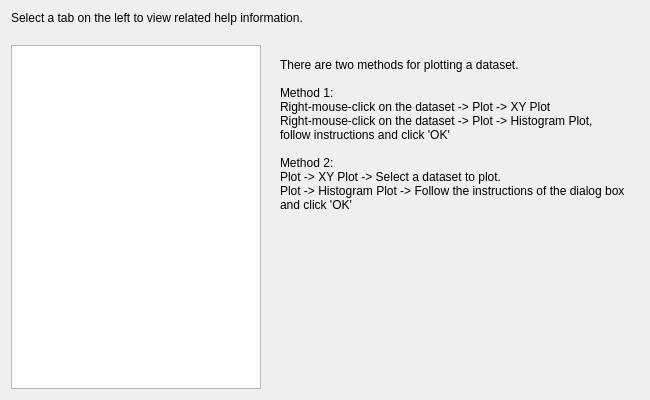
<?xml version="1.0" encoding="UTF-8"?>
<ui version="4.0">
 <class>HelpDialog</class>
 <widget class="QDialog" name="HelpDialog">
  <property name="geometry">
   <rect>
    <x>0</x>
    <y>0</y>
    <width>650</width>
    <height>400</height>
   </rect>
  </property>
  <property name="sizePolicy">
   <sizepolicy hsizetype="MinimumExpanding" vsizetype="MinimumExpanding">
    <horstretch>0</horstretch>
    <verstretch>0</verstretch>
   </sizepolicy>
  </property>
  <property name="minimumSize">
   <size>
    <width>650</width>
    <height>400</height>
   </size>
  </property>
  <property name="maximumSize">
   <size>
    <width>650</width>
    <height>400</height>
   </size>
  </property>
  <property name="windowTitle">
   <string>Help</string>
  </property>
  <property name="windowIcon">
   <iconset resource="resources.qrc">
    <normaloff>:/icons/helpSymbol.svg</normaloff>:/icons/helpSymbol.svg</iconset>
  </property>
  <layout class="QVBoxLayout" name="verticalLayout_4">
   <item>
    <widget class="QLabel" name="label_4">
     <property name="text">
      <string>Select a tab on the left to view related help information.
</string>
     </property>
    </widget>
   </item>
   <item>
    <layout class="QHBoxLayout" name="horizontalLayout">
     <item>
      <widget class="QListWidget" name="listWidget">
       <property name="minimumSize">
        <size>
         <width>250</width>
         <height>0</height>
        </size>
       </property>
       <property name="maximumSize">
        <size>
         <width>250</width>
         <height>16777215</height>
        </size>
       </property>
      </widget>
     </item>
     <item>
      <widget class="QStackedWidget" name="stackedWidget">
       <property name="currentIndex">
        <number>1</number>
       </property>
       <widget class="QWidget" name="page">
        <layout class="QVBoxLayout" name="verticalLayout">
         <item>
          <widget class="QPlainTextEdit" name="plainTextEdit">
           <property name="styleSheet">
            <string notr="true">background: transparent;
border: none;</string>
           </property>
           <property name="readOnly">
            <bool>true</bool>
           </property>
           <property name="plainText">
            <string>Loading a file can be done by clicking on:

File menu -&gt; Load Dataset -&gt; Select a dataset file

Alternatively, by clicking on the page symbol in the toolbar at the top of the app.</string>
           </property>
          </widget>
         </item>
        </layout>
       </widget>
       <widget class="QWidget" name="page_2">
        <layout class="QVBoxLayout" name="verticalLayout_5">
         <item>
          <widget class="QPlainTextEdit" name="plainTextEdit_2">
           <property name="styleSheet">
            <string notr="true">background: transparent;
border: none;</string>
           </property>
           <property name="readOnly">
            <bool>true</bool>
           </property>
           <property name="plainText">
            <string>There are two methods for plotting a dataset.

Method 1:
Right-mouse-click on the dataset -&gt; Plot -&gt; XY Plot
Right-mouse-click on the dataset -&gt; Plot -&gt; Histogram Plot, follow instructions and click 'OK'

Method 2:
Plot -&gt; XY Plot -&gt; Select a dataset to plot.
Plot -&gt; Histogram Plot -&gt; Follow the instructions of the dialog box and click 'OK'</string>
           </property>
          </widget>
         </item>
        </layout>
       </widget>
       <widget class="QWidget" name="page_3">
        <layout class="QVBoxLayout" name="verticalLayout_2">
         <item>
          <widget class="QPlainTextEdit" name="plainTextEdit_3">
           <property name="sizePolicy">
            <sizepolicy hsizetype="Minimum" vsizetype="Minimum">
             <horstretch>0</horstretch>
             <verstretch>0</verstretch>
            </sizepolicy>
           </property>
           <property name="styleSheet">
            <string notr="true">background: transparent;
border: none;</string>
           </property>
           <property name="readOnly">
            <bool>true</bool>
           </property>
           <property name="plainText">
            <string>To rename a loaded dataset:

right-click on the dataset -&gt; Edit Dataset Name</string>
           </property>
          </widget>
         </item>
        </layout>
       </widget>
       <widget class="QWidget" name="page_4">
        <layout class="QVBoxLayout" name="verticalLayout_3">
         <item>
          <widget class="QPlainTextEdit" name="plainTextEdit_4">
           <property name="styleSheet">
            <string notr="true">QPlainTextEdit {
background: transparent;
border: none;
}</string>
           </property>
           <property name="readOnly">
            <bool>true</bool>
           </property>
           <property name="plainText">
            <string>The app currently is designed to work with datasets saved in txt file, where the data is listed in two columns. The first column is the x coordinate of the data point while the second is the y coordinate of the datapoints.

The x and y coordinates can be either separated by a tab or a comma.</string>
           </property>
          </widget>
         </item>
        </layout>
       </widget>
       <widget class="QWidget" name="page_5">
        <layout class="QVBoxLayout" name="verticalLayout_6">
         <item>
          <widget class="QPlainTextEdit" name="plainTextEdit_5">
           <property name="styleSheet">
            <string notr="true">QPlainTextEdit {
background: transparent;
border: none;
}</string>
           </property>
           <property name="readOnly">
            <bool>true</bool>
           </property>
           <property name="plainText">
            <string>To change the colour, style etc. of a graph:

Right-click on the figure -&gt; Edit style -&gt; input chosen settings</string>
           </property>
          </widget>
         </item>
        </layout>
       </widget>
       <widget class="QWidget" name="page_6">
        <layout class="QVBoxLayout" name="verticalLayout_7">
         <item>
          <widget class="QPlainTextEdit" name="plainTextEdit_6">
           <property name="styleSheet">
            <string notr="true">QPlainTextEdit {
background: transparent;
border: none;
}</string>
           </property>
           <property name="readOnly">
            <bool>true</bool>
           </property>
           <property name="plainText">
            <string>To plot an additional graph to a figure window:

Right-click on the figure -&gt; Add Data -&gt; select a loaded dataset to plot.</string>
           </property>
          </widget>
         </item>
        </layout>
       </widget>
       <widget class="QWidget" name="page_7">
        <layout class="QVBoxLayout" name="verticalLayout_8">
         <item>
          <widget class="QPlainTextEdit" name="plainTextEdit_7">
           <property name="styleSheet">
            <string notr="true">QPlainTextEdit {
background: transparent;
border: none;
}</string>
           </property>
           <property name="readOnly">
            <bool>true</bool>
           </property>
           <property name="plainText">
            <string>You can perform mathematical functions with entire datasets using the following method:

Analysis -&gt; Function -&gt; input a mathematical formula.

Dataset names are case sensitive and must be typed correctly and fully.

Datasets being used must be of equal size.

The mathematical equation must comprise 2 datasets. More or less than this will result in errors.</string>
           </property>
          </widget>
         </item>
        </layout>
       </widget>
      </widget>
     </item>
    </layout>
   </item>
  </layout>
 </widget>
 <resources>
  <include location="resources.qrc"/>
 </resources>
 <connections>
  <connection>
   <sender>listWidget</sender>
   <signal>currentRowChanged(int)</signal>
   <receiver>stackedWidget</receiver>
   <slot>setCurrentIndex(int)</slot>
   <hints>
    <hint type="sourcelabel">
     <x>160</x>
     <y>193</y>
    </hint>
    <hint type="destinationlabel">
     <x>342</x>
     <y>220</y>
    </hint>
   </hints>
  </connection>
 </connections>
</ui>
